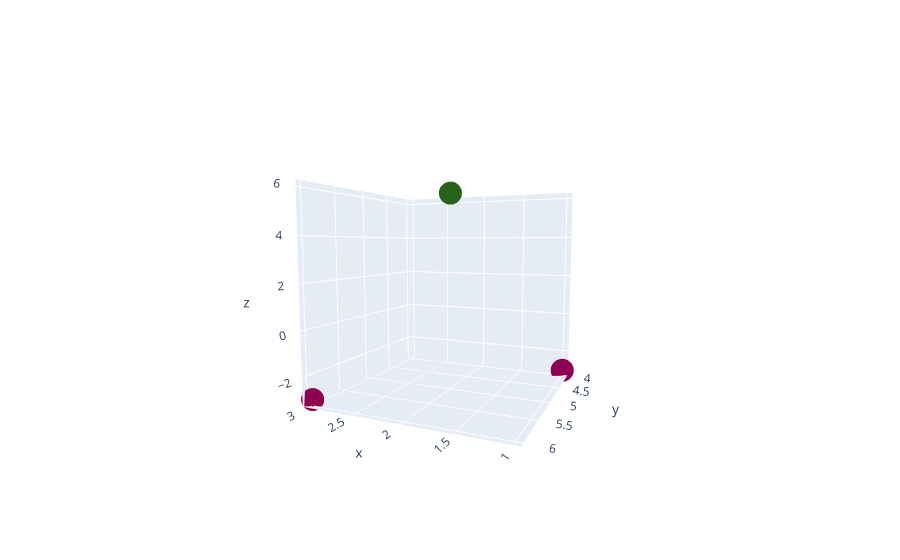

Write notebook code for a chart like this one.
### Code cell
fig = go.Figure(data = [go.Scatter3d(x = x, y = y, z = z,
                                    mode = 'markers',
                       marker = dict(size = 8, color = z))])
fig.show()

### Figure 1 — Plotly figure (JSON) as saved in the notebook; plotly's stock layout.template omitted (floating-point values rounded to 4 significant figures)
{"data": [{"marker": {"color": [-3, 6, -3], "size": 8}, "mode": "markers", "type": "scatter3d", "x": [1, 2, 3], "y": [4, 5, 6], "z": [-3, 6, -3]}], "layout": {"autosize": true, "scene": {"aspectmode": "auto", "aspectratio": {"x": 1, "y": 1, "z": 1}, "camera": {"center": {"x": 0, "y": 0, "z": 0}, "eye": {"x": -0.9054, "y": 2.057, "z": 0.2245}, "projection": {"type": "perspective"}, "up": {"x": 0, "y": 0, "z": 1}}}}}
